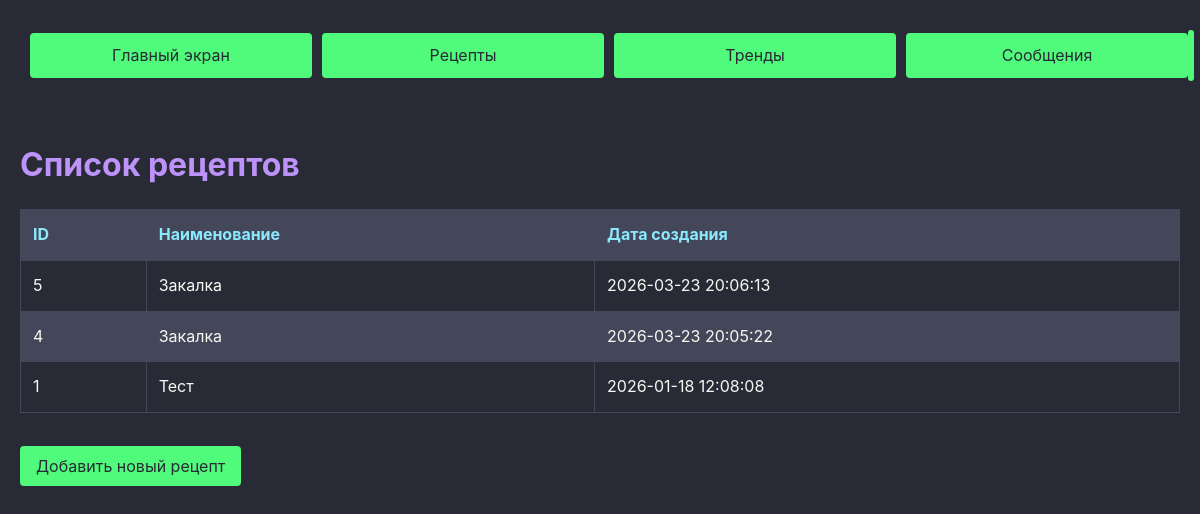
Before: /recipes/ with the older database file.
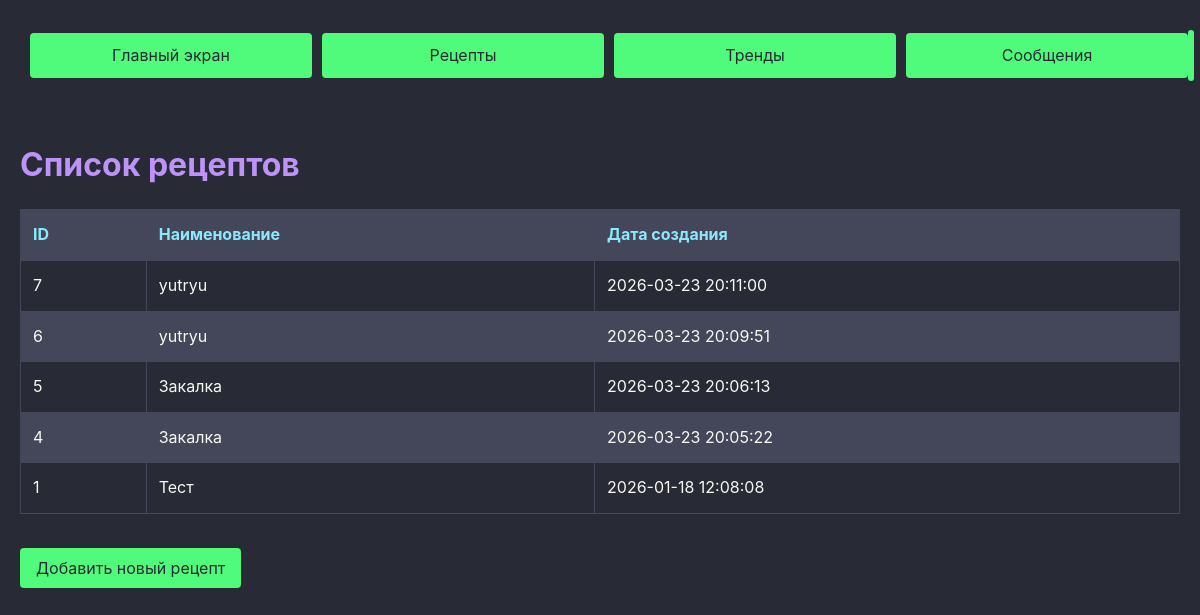
After: the same page with the newer database file.
### vars/models.py (models this page shows, shortened)
class Recipe(models.Model):
    name = models.CharField(max_length=50 )
    created_at = models.DateTimeField(auto_now_add=True)
    updated_at = models.DateTimeField(auto_now=True)
    var1 = models.FloatField()
    var2 = models.IntegerField()
    var3 = models.BooleanField(default=True)
    class Meta:
        ordering = ['-created_at']

### vars/views.py (the view)
# urls.py: path('', index, name='recipe_list'),
def index(request):
    template = loader.get_template('vars/index.html')
    recipes = Recipe.objects.order_by('-created_at')
    context = {'recipes': recipes}
    return HttpResponse(template.render(context, request))

### vars/templates/vars/index.html (shortened to what this page needs)
{% extends "base.html" %}
{% load static %}
{% block content %}
        <h1>Список рецептов</h1>
        <table class="recipe-table">
        <thead>
            <tr>
            <th>ID</th>
            <th>Наименование</th>
            <th>Дата создания</th>
            </tr>
        </thead>
        <tbody>
            {% for recipe in recipes %}
            <tr>
            <td>{{ recipe.id }}</td>
            <td>{{ recipe.name }}</td>
            <td>{{ recipe.created_at|date:"Y-m-d H:i:s" }}</tdS>
            </tr>
            {% endfor %}
        </tbody>
        </table>
<a href="{% url 'add_new' %}" class="btn">Добавить новый рецепт</a>
{% endblock %}

Changed rows visible on the page:
added Recipe: id "7", name "yutryu", created_at "2026-03-23 20:11:00"
added Recipe: id "6", name "yutryu", created_at "2026-03-23 20:09:51"
